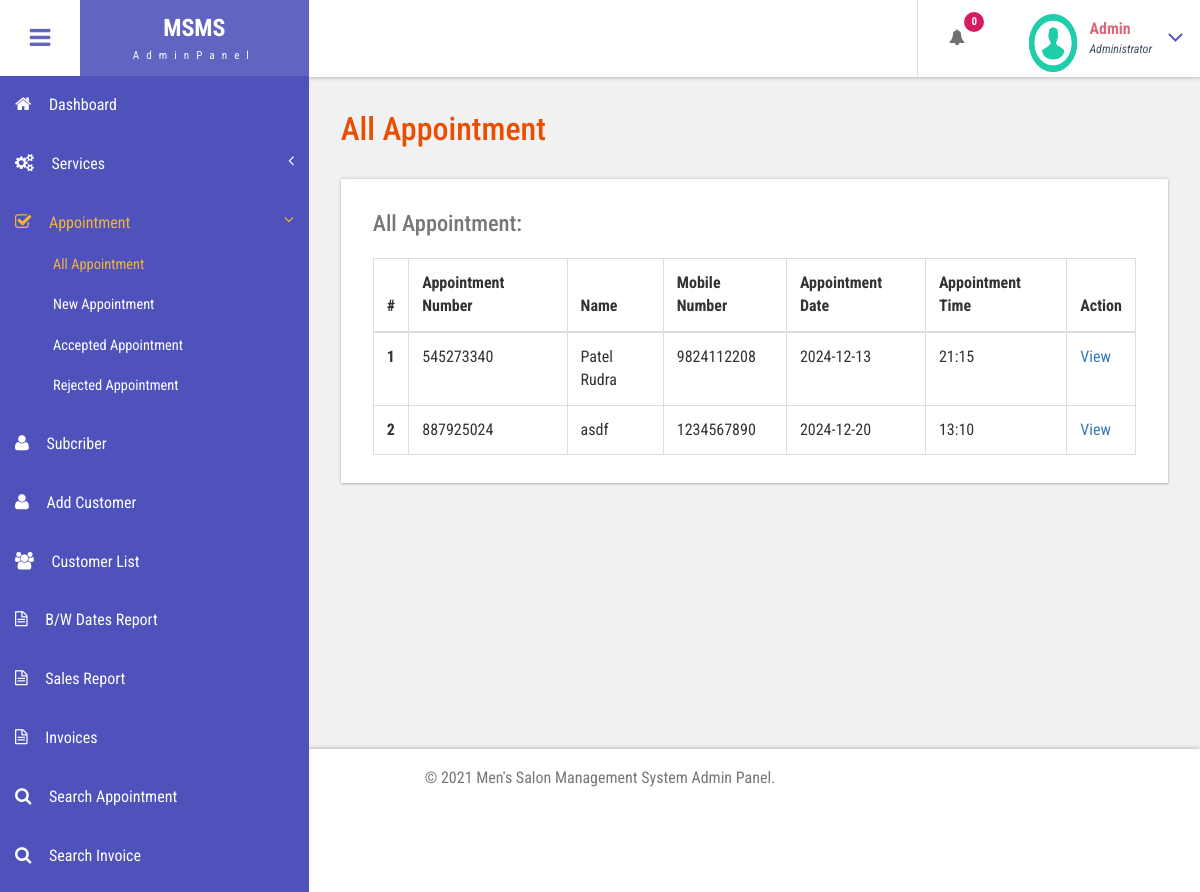
Page /admin/all-appointment.php (signed in) on the committed database.
### tables this page shows
CREATE TABLE `tblappointment` (
  `ID` int(10) NOT NULL,
  `AptNumber` varchar(80) DEFAULT NULL,
  `Name` varchar(120) DEFAULT NULL,
  `Email` varchar(120) DEFAULT NULL,
  `PhoneNumber` bigint(11) DEFAULT NULL,
  `AptDate` varchar(120) DEFAULT NULL,
  `AptTime` varchar(120) DEFAULT NULL,
  `Services` varchar(120) DEFAULT NULL,
  `ApplyDate` timestamp NULL DEFAULT current_timestamp(),
  `Remark` varchar(250) DEFAULT NULL,
  `Status` varchar(50) DEFAULT NULL,
  `RemarkDate` timestamp NULL DEFAULT NULL ON UPDATE current_timestamp()
);

### admin/all-appointment.php (the view, shortened to what this page needs)
<?php
include('includes/dbconnection.php');
if (strlen($_SESSION['bpmsaid'] == 0)) {
	header('location:logout.php');
} else {
	?>
	<!DOCTYPE HTML>
	<html>
	<head>
		<link href="css/bootstrap.css" rel='stylesheet' type='text/css' />
		<link href="css/style.css" rel='stylesheet' type='text/css' />
		<link href="css/font-awesome.css" rel="stylesheet">
		<link href="css/animate.css" rel="stylesheet" type="text/css" media="all">
		<link href="css/custom.css" rel="stylesheet">
	</head>
	<body class="cbp-spmenu-push">
		<div class="main-content">
			<?php include_once('includes/sidebar.php'); ?>
			<?php include_once('includes/header.php'); ?>
			<div id="page-wrapper">
				<div class="main-page">
					<div class="tables">
						<h3 class="title1">All Appointment</h3>
						<div class="table-responsive bs-example widget-shadow">
							<h4>All Appointment:</h4>
							<table class="table table-bordered">
								<thead>
									<tr>
										<th>#</th>
										<th> Appointment Number</th>
										<th>Name</th>
										<th>Mobile Number</th>
										<th>Appointment Date</th>
										<th>Appointment Time</th>
										<th>Action</th>
									</tr>
								</thead>
								<tbody>
									<?php
									$ret = mysqli_query($con, "select *from  tblappointment");
									$cnt = 1;
									while ($row = mysqli_fetch_array($ret)) {
										?>
										<tr>
											<th scope="row"><?php echo $cnt; ?></th>
											<td><?php echo $row['AptNumber']; ?></td>
											<td><?php echo $row['Name']; ?></td>
											<td><?php echo $row['PhoneNumber']; ?></td>
											<td><?php echo $row['AptDate']; ?></td>
											<td><?php echo $row['AptTime']; ?></td>
											<td><a href="view-appointment.php?viewid=<?php echo $row['ID']; ?>">View</a></td>
										</tr> <?php
										$cnt = $cnt + 1;
									} ?>
								</tbody>
							</table>
						</div>
					</div>
				</div>
			</div>
			<?php include_once('includes/footer.php'); ?>
		</div>
	</body>
	</html>
<?php } ?>

### admin/includes/header.php (shortened to what this page needs)
<div class="sticky-header header-section ">
      <div class="header-left">
        <button id="showLeftPush"><i class="fa fa-bars"></i></button>
        <div class="logo">
          <a href="index.html">
            <h1>MSMS</h1>
            <span>AdminPanel</span>
          </a>
        </div>
      </div>
      <div class="header-right">
        <div class="profile_details_left">
          <ul class="nofitications-dropdown">
            <?php
$ret1=mysqli_query($con,"select ID,Name from  tblappointment where Status=''");
$num=mysqli_num_rows($ret1);
?>
            <li class="dropdown head-dpdn">
              <a href="#" class="dropdown-toggle" data-toggle="dropdown" aria-expanded="false"><i class="fa fa-bell"></i><span class="badge blue"><?php echo $num;?></span></a>
            </li>
          </ul>
          <div class="clearfix"> </div>
        </div>
        <div class="profile_details">
        <?php
$adid=$_SESSION['bpmsaid'];
$ret=mysqli_query($con,"select AdminName from tbladmin where ID='$adid'");
$row=mysqli_fetch_array($ret);
$name=$row['AdminName'];
?>
          <ul>
            <li class="dropdown profile_details_drop">
              <a href="#" class="dropdown-toggle" data-toggle="dropdown" aria-expanded="false">
                <div class="profile_img">
                  <span class="prfil-img"><img src="images/download (1).png" alt="" width="50" height="60"> </span>
                  <div class="user-name">
                    <p><?php echo $name; ?></p>
                    <span>Administrator</span>
                  </div>
                  <i class="fa fa-angle-down lnr"></i>
                  <div class="clearfix"></div>
                </div>
              </a>
            </li>
          </ul>
        </div>
      </div>
      <div class="clearfix"> </div>
    </div>

### admin/css/style.css (style rules this page uses)
h4, h5, h6, h1, h2, h3 { margin: 0; }
ul, ol { margin: 0; }
p { margin: 0; }
html, body { font-family: 'Roboto Condensed', sans-serif; font-size: 100%; overflow-x: hidden; background: #fff; }
body a { transition: 0.5s all ease; -webkit-transition: 0.5s all ease; -moz-transition: 0.5s all ease; -o-transition: 0.5s all ease; -ms-transition: 0.5s all ease; text-decoration:none; }
h1,h2,h3,h4,h5,h6 { margin:0; }
p { margin:0; }
ul,label { margin:0; padding:0; }
.main-content { position: relative; }
.sticky-header { position: fixed; top: 0; left:0px; width: 100%; z-index: 100; }
.header-section { background:#FFF; box-shadow: 1px 1px 4px rgba(0, 0, 0, 0.21); -webkit-box-shadow: 1px 1px 4px rgba(0, 0, 0, 0.21); -moz-box-shadow: 1px 1px 4px rgba(0, 0, 0, 0.21); -o-box-shadow: 1px 1px 4px rgba(0, 0, 0, 0.21); }
.header-section::after { clear: both; display: block; content: ''; }
.header-left { float: left; width: 45%; }
.header-right { float: right; }
button#showLeftPush { font-size: 1.5em; width: 80px; padding: 0.87em 0; text-align: center; cursor: pointer; float: left; color: #6F6F6F; -moz-transition: all 0.2s ease-out 0s; -webkit-transition: all 0.2s ease-out 0s; transition: all 0.2s ease-out 0s; border: none; background-color: #fff; outline:none; }
.cbp-spmenu-push { overflow-x: hidden; position: relative; }
.cbp-spmenu, .cbp-spmenu-push { -webkit-transition: all 0.3s ease; -moz-transition: all 0.3s ease; transition: all 0.3s ease; }
.cbp-spmenu-push div#page-wrapper { margin: 0 0 0 19.3em; transition:.5s all; -webkit-transition:.5s all; -moz-transition:.5s all; }
.fa { display: inline-block; font-family: FontAwesome; font-style: normal; font-weight: normal; line-height: 1; -webkit-font-smoothing: antialiased; -moz-osx-font-smoothing: grayscale; }
.logo { background: #6164C1; text-align: center; float: left; }
.logo a { padding: 0.9em 3.3em .7em; display: block; text-decoration: none; }
.logo a h1 { color: #fff; font-size: 1.5em; line-height: 1.2em; font-weight: 700; }
.logo a span { color: #F8F8F8; font-size: .7em; text-align: center; letter-spacing: 7px; }
.profile_details_left { float: left; }
li.dropdown.head-dpdn { display: inline-block; padding: 1.7em 0; border-left: 1px solid #E0E0E0; float: left; }
li.dropdown.head-dpdn a.dropdown-toggle { padding: 1.7em 2em; }
i.fa.fa-bell { color:#6F6F6F; }
.header-right span.badge { font-size: 11px; font-weight: bold; color: #FFF; background: #8BC34A; line-height: 15px; width: 20px; height: 20px; border-radius: 2em; -webkit-border-radius: 2em; -moz-border-radius: 2em; -o-border-radius: 2em; text-align: center; display: inline-block; position: absolute; top: 16%; padding: 2px 0 0; }
.header-right span.blue { background-color:#D81B60; }
.profile_details { float: right; }
.profile_details_drop a.dropdown-toggle { display:block; padding: 0.8em 3em 0 2em; }
.profile_img span.prfil-img { float:left; }
.user-name { float:left; margin-top:8px; margin-left:11px; height:35px; }
.profile_details ul li { list-style-type:none; position:relative; }
.profile_details li a i.fa.lnr { position: absolute; top: 34%; right: 8%; color: #4F52BA; font-size: 1.6em; }
.user-name p { font-size:1em; color:#DD6777; line-height:1em; font-weight:700; }
.user-name span { font-size: .75em; font-style: italic; color: #424f63; font-weight: normal; margin-top: .3em; }
.widget-shadow { background-color: #fff; box-shadow: 0 -1px 3px rgba(0,0,0,.12),0 1px 2px rgba(0,0,0,.24); -webkit-box-shadow: 0 -1px 3px rgba(0,0,0,.12),0 1px 2px rgba(0,0,0,.24); -moz-box-shadow: 0 -1px 3px rgba(0,0,0,.12),0 1px 2px rgba(0,0,0,.24); }
h3.title1 { font-size: 2em; color: #e94e02; margin-bottom: 0.8em; }
.table > thead > tr > th, .table > tbody > tr > th, .table > tfoot > tr > th, .table > thead > tr > td, .table > tbody > tr > td, .table > tfoot > tr > td { border-top: none; }
.tables h4 { font-size: 1.4em; margin-bottom: 1em; color: #777777; }
.tables .panel-body ,.tables .bs-example { padding: 2em 2em 0.5em; }
.tables .table > thead > tr > th, .tables .table > tbody > tr > th, .tables .table > tfoot > tr > th, .tables .table > thead > tr > td, .tables .table > tbody > tr > td, .tables .table > tfoot > tr > td { padding: 13px; border-top: 1px solid #E0E0E0; }
.bs-example { margin-top: 2em; }

### admin/css/custom.css (style rules this page uses)
#page-wrapper { padding:7em 2em 2.5em; background-color: #F1F1F1; }

### rows in the picture
tblappointment: AptNumber "545273340", Name "Patel Rudra", PhoneNumber "9824112208", AptDate "2024-12-13", AptTime "21:15"
tblappointment: AptNumber "887925024", Name "asdf", PhoneNumber "1234567890", AptDate "2024-12-20", AptTime "13:10"

### other values in the picture
$num "0"
$name "Admin"
